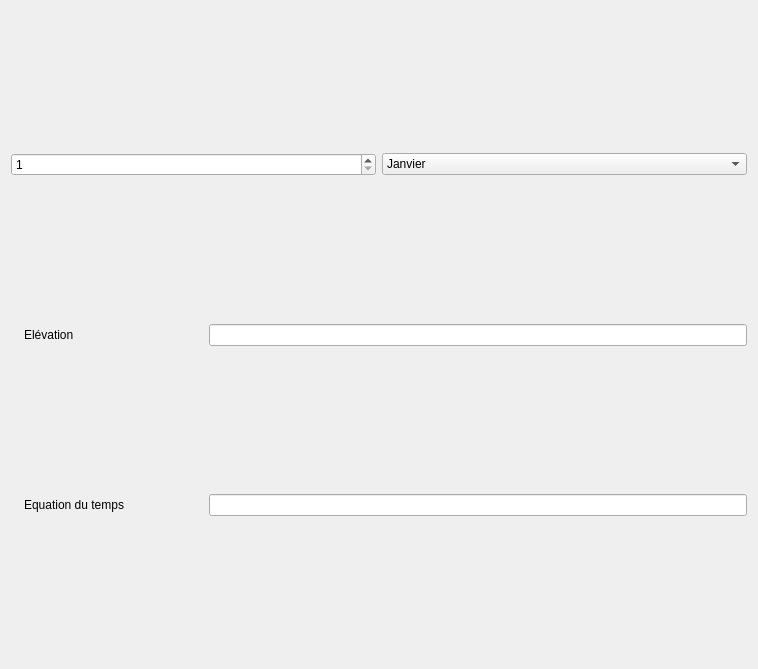
<?xml version="1.0" encoding="UTF-8"?>
<ui version="4.0">
 <class>SunCalculationsDialog</class>
 <widget class="QWidget" name="SunCalculationsDialog">
  <property name="geometry">
   <rect>
    <x>0</x>
    <y>0</y>
    <width>758</width>
    <height>669</height>
   </rect>
  </property>
  <property name="windowTitle">
   <string>Form</string>
  </property>
  <layout class="QVBoxLayout" name="verticalLayout" stretch="0,0,0">
   <item>
    <layout class="QHBoxLayout" name="horizontalLayout">
     <item>
      <widget class="QSpinBox" name="daySpinBox">
       <property name="minimum">
        <number>1</number>
       </property>
       <property name="maximum">
        <number>31</number>
       </property>
      </widget>
     </item>
     <item>
      <widget class="QComboBox" name="monthComboBox">
       <item>
        <property name="text">
         <string>Janvier</string>
        </property>
       </item>
       <item>
        <property name="text">
         <string>Février</string>
        </property>
       </item>
       <item>
        <property name="text">
         <string>Mars</string>
        </property>
       </item>
       <item>
        <property name="text">
         <string>Avril</string>
        </property>
       </item>
       <item>
        <property name="text">
         <string>Mai</string>
        </property>
       </item>
       <item>
        <property name="text">
         <string>Juin</string>
        </property>
       </item>
       <item>
        <property name="text">
         <string>Juillet</string>
        </property>
       </item>
       <item>
        <property name="text">
         <string>Août</string>
        </property>
       </item>
       <item>
        <property name="text">
         <string>Septembre</string>
        </property>
       </item>
       <item>
        <property name="text">
         <string>Octobre</string>
        </property>
       </item>
       <item>
        <property name="text">
         <string>Novembre</string>
        </property>
       </item>
       <item>
        <property name="text">
         <string>Décembre</string>
        </property>
       </item>
      </widget>
     </item>
    </layout>
   </item>
   <item>
    <layout class="QHBoxLayout" name="elevationLayout" stretch="0,1,3">
     <item>
      <widget class="QLabel" name="elevationLabel_1">
       <property name="maximumSize">
        <size>
         <width>40</width>
         <height>40</height>
        </size>
       </property>
       <property name="text">
        <string/>
       </property>
       <property name="pixmap">
        <pixmap resource="../ressources.qrc">:/res/icons/icons8-sun-elevation-96.png</pixmap>
       </property>
       <property name="scaledContents">
        <bool>true</bool>
       </property>
      </widget>
     </item>
     <item>
      <widget class="QLabel" name="elevationLabel_2">
       <property name="text">
        <string>Elévation</string>
       </property>
      </widget>
     </item>
     <item>
      <widget class="QLineEdit" name="elevationLineEdit">
       <property name="readOnly">
        <bool>true</bool>
       </property>
      </widget>
     </item>
    </layout>
   </item>
   <item>
    <layout class="QHBoxLayout" name="EoTLayout" stretch="0,1,3">
     <item>
      <widget class="QLabel" name="EoTLabel_1">
       <property name="maximumSize">
        <size>
         <width>40</width>
         <height>40</height>
        </size>
       </property>
       <property name="text">
        <string/>
       </property>
       <property name="pixmap">
        <pixmap resource="../ressources.qrc">:/res/icons/icons8-midday-96.png</pixmap>
       </property>
       <property name="scaledContents">
        <bool>true</bool>
       </property>
      </widget>
     </item>
     <item>
      <widget class="QLabel" name="EoTLabel_2">
       <property name="text">
        <string>Equation du temps</string>
       </property>
       <property name="wordWrap">
        <bool>true</bool>
       </property>
      </widget>
     </item>
     <item>
      <widget class="QLineEdit" name="EoTLineEdit">
       <property name="readOnly">
        <bool>true</bool>
       </property>
      </widget>
     </item>
    </layout>
   </item>
  </layout>
 </widget>
 <resources>
  <include location="../ressources.qrc"/>
 </resources>
 <connections/>
</ui>
